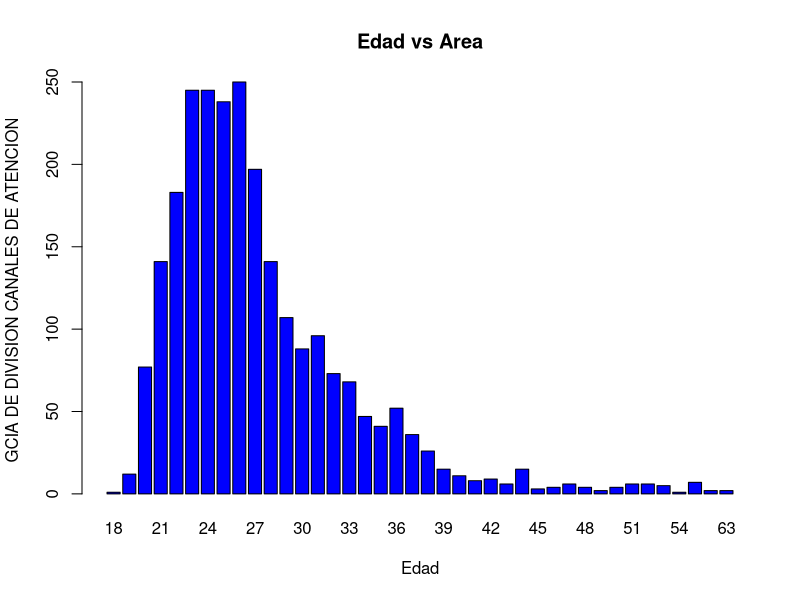
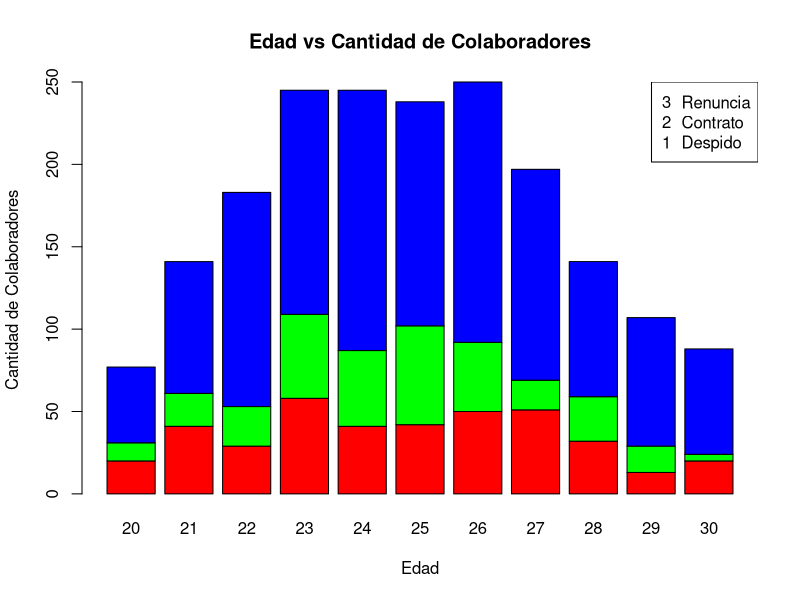
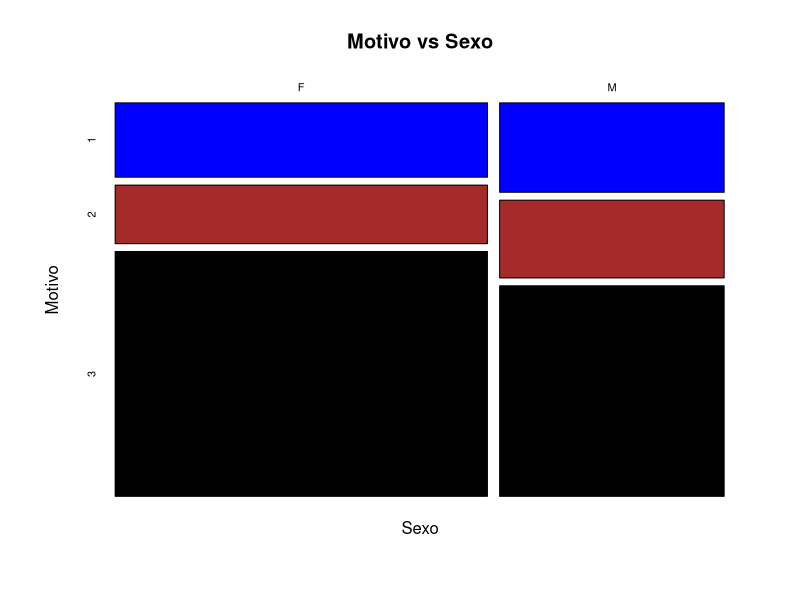
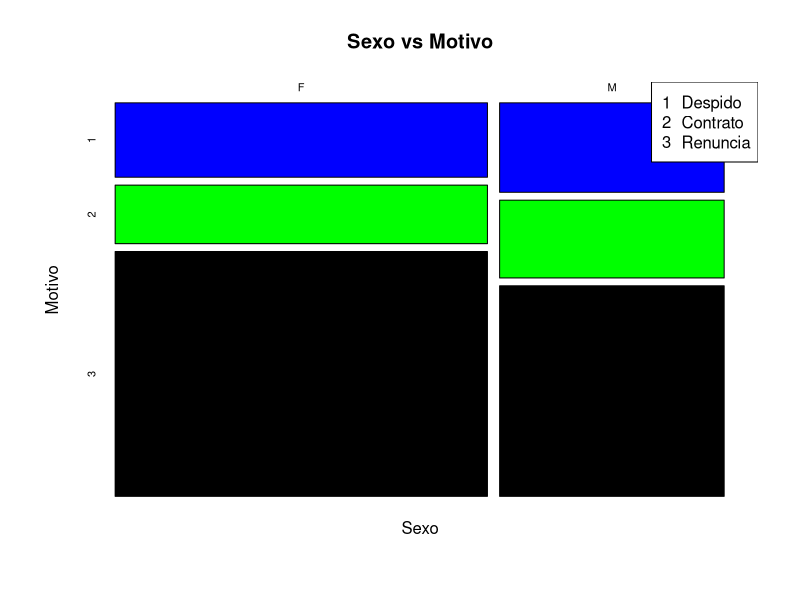
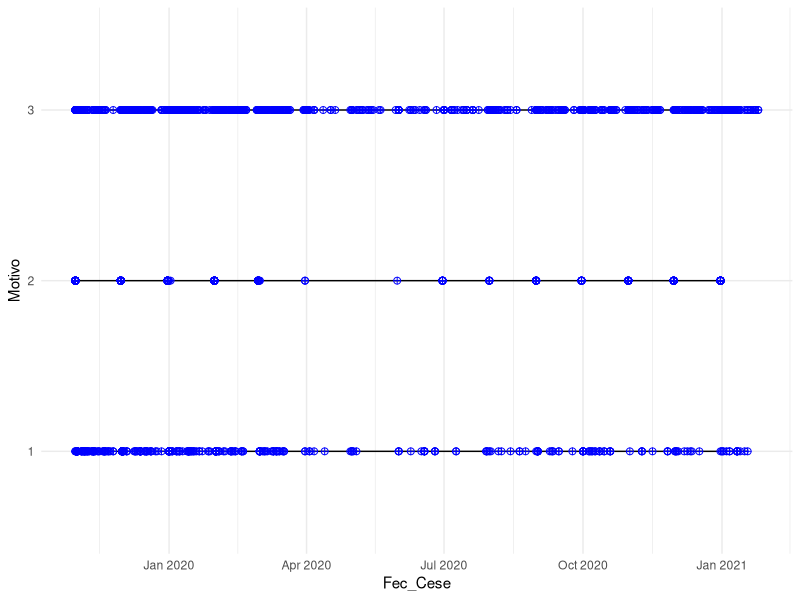
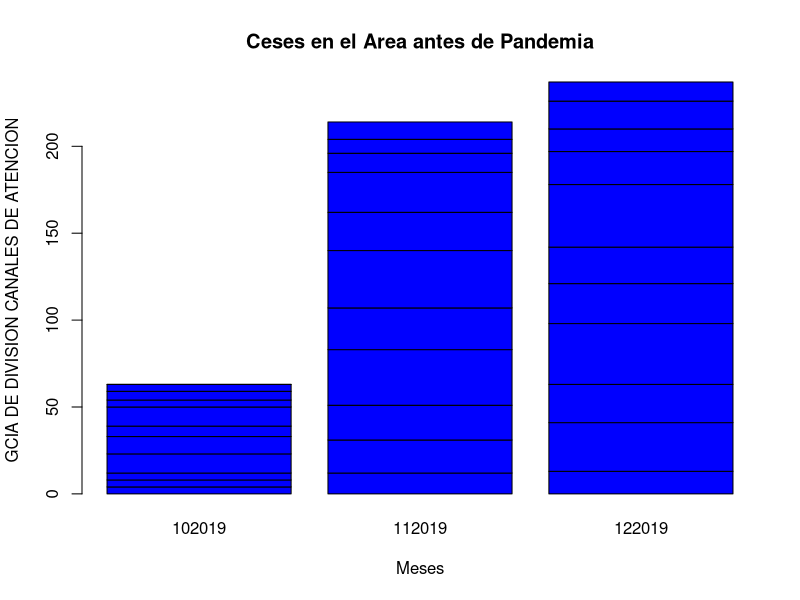
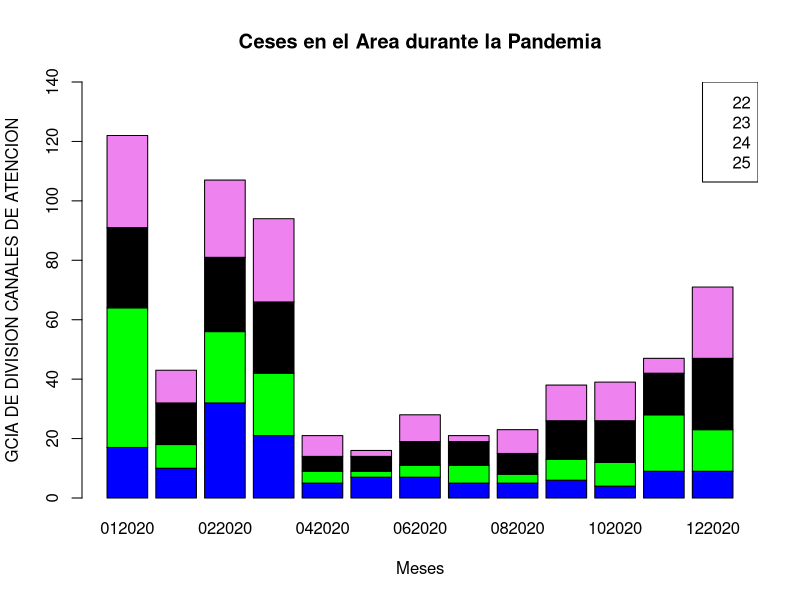

The R source for these figures, in order:
## ---- chunk 1

library(readr)
library(dplyr)
library(readxl)

## ---- chunk 2

C1_1 <- read_excel("Ceses1.xlsx", sheet = "Hoja1")
C1_2 <- read_excel("Ceses1.xlsx", sheet = "Hoja2")
C1_3 <- read_excel("Ceses1.xlsx", sheet = "Hoja3")
C1_N <- rbind(C1_1, C1_2)
C1 <- rbind(C1_N, C1_3)

## ---- chunk 3

C2_1 <- read_excel("Ceses2.xlsx", sheet = "Hoja1")
C2_2 <- read_excel("Ceses2.xlsx", sheet = "Hoja2")
C2 <- rbind(C2_1, C2_2)

## ---- chunk 4

C3 <- read_excel("Ceses3.xlsx", sheet = "Hoja1")

## ---- chunk 5

C4_1 <- read_excel("Ceses4.xlsx", sheet = "Hoja1")
C4_2 <- read_excel("Ceses4.xlsx", sheet = "Hoja2")
C4_3 <- read_excel("Ceses4.xlsx", sheet = "Hoja3")
C4_4 <- read_excel("Ceses4.xlsx", sheet = "Hoja4")
C4_N <- rbind(C4_1, C4_2)
C4_M <- rbind(C4_3, C4_4)
C4 <- rbind(C4_N, C4_M)

## ---- chunk 6

C5_1 <- read_excel("Ceses5.xlsx", sheet = "Hoja1")
C5_2 <- read_excel("Ceses5.xlsx", sheet = "Hoja2")
C5 <- rbind(C5_1, C5_2)

## ---- chunk 7

C6 <- read_excel("Ceses6.xlsx", sheet = "Hoja1")

## ---- chunk 8

CS <- rbind(C1, C2)
CB <- rbind(C3, C4)
CK <- rbind(C5, C6)
CL <- rbind(CS, CB)
C <- rbind(CL, CK)
C <- C %>% rename(Area="Área")

## ---- chunk 9

sum(is.na(C1)) # Cuenta NA en todo C1
sum(!is.na(C1)) # Cuenta los datos completos que hay en todo C1
sum(complete.cases(C1)) # El numero de observaciones (filas) sin NA
sum(!complete.cases(C1)) # El numero de observaciones (filas) con NA

## ---- chunk 10

sum(is.na(C2)) # Cuenta NA en todo C2
sum(!is.na(C2)) # Cuenta los datos completos que hay en todo C2
sum(complete.cases(C2)) # El numero de observaciones (filas) sin NA
sum(!complete.cases(C2)) # El numero de observaciones (filas) con NA

## ---- chunk 11

sum(is.na(C3)) # Cuenta NA en todo C3
sum(!is.na(C3)) # Cuenta los datos completos que hay en todo C3
sum(complete.cases(C3)) # El numero de observaciones (filas) sin NA
sum(!complete.cases(C3)) # El numero de observaciones (filas) con NA

## ---- chunk 12

sum(is.na(C4)) # Cuenta NA en todo C4
sum(!is.na(C4)) # Cuenta los datos completos que hay en todo C4
sum(complete.cases(C4)) # El numero de observaciones (filas) sin NA
sum(!complete.cases(C4)) # El numero de observaciones (filas) con NA

## ---- chunk 13

sum(is.na(C5)) # Cuenta NA en todo C5
sum(!is.na(C5)) # Cuenta los datos completos que hay en todo C5
sum(complete.cases(C5)) # El numero de observaciones (filas) sin NA
sum(!complete.cases(C5)) # El numero de observaciones (filas) con NA

## ---- chunk 14

sum(is.na(C6)) # Cuenta NA en todo C6
sum(!is.na(C6)) # Cuenta los datos completos que hay en todo C6
sum(complete.cases(C6)) # El numero de observaciones (filas) sin NA
sum(!complete.cases(C6)) # El numero de observaciones (filas) con NA

## ---- chunk 15

sum(is.na(C)) # Cuenta NA en todo C
sum(!is.na(C)) # Cuenta los datos completos que hay en todo C
sum(complete.cases(C)) # El numero de observaciones (filas) sin NA
sum(!complete.cases(C)) # El numero de observaciones (filas) con NA

## ---- chunk 16

#Area vs Edad → ¿En qué Área se presentó mayor cantidad de despidos y en qué rango de Edad se detectó la mayor cantidad de despidos?

#La mayor cantidad de despidos se encontró en el Área de Gerencia de División en Canales de Atención con una mayoría entre los 21 a los 31.

#C_Area → es un nuevo dataframe dedicado a solo el Área de Gerencia de División en Canales de Atención.

C_Area <- filter(C, Area == "GCIA DE DIVISION CANALES DE ATENCION")

Area_Edad=table(C_Area$Area,C_Area$Edad)
Area_Edad

barplot(Area_Edad,col=c("blue"),main="Edad vs Area",xlab="Edad",ylab="GCIA DE DIVISION CANALES DE ATENCION")

## ---- chunk 17

#Motivo_medida vs Edad → De acuerdo con el filtro anterior tomando en cuenta el rango de Edad que tuvo más cantidad de ceses, ¿Cuál fue la razón principal del despido?

#1 <- Despido
#1 <- Fue despedido
#1 <- Se le despidió

#2 <- No se le renovó el contrato
#2 <- Vencimiento del contrato

#3 <- Presentó su cart de renuncia
#3 <- Presentó su carta de renuncia
#3 <- Renunció
#3 <- Renunció.

#Permite conocer todas las formas que han respondido para la variable Motivo_Medida

unique(C_Area$Motivo_Medida)

C_Motivo <- C_Area%>% mutate(
  Motivo = ifelse(Motivo_Medida %in% c("Despido", "Fue despedido", "Se le despidió"), 1, ifelse(Motivo_Medida %in% c("No se le renovó el contrato", "Vencimiento del contrato"), 2, ifelse(Motivo_Medida %in% c("Presentó su cart de renuncia", "Presentó su carta de renuncia", "Renunció", "Renunció."), 3, Motivo_Medida)))) -> Motivo

#Con este comando se visualiza que la variable se ha corregido 


C_Mot_Edad <- filter(C_Motivo, Edad %in% c(20, 21, 22, 23, 24, 25, 26, 27, 28, 29, 30))

Motivo_Edad=table(C_Mot_Edad$Motivo,C_Mot_Edad$Edad)
Motivo_Edad
barplot(Motivo_Edad,col=c("Red", "green", "blue"),main="Edad vs Cantidad de Colaboradores",xlab="Edad",ylab="Cantidad de Colaboradores")
legend("topright", legend = c("Renuncia", "Contrato", "Despido"), pch =  c("3", "2", "1"))

## ---- chunk 18

#F <- Femenino
#F <- Mujer
#F <- Mujer....

#M <- Hombre..
#M <- Masculino
#M <- Varón

C_Sexo <- C_Mot_Edad %>% mutate(
  S = ifelse(Sexo %in% c("Femenino", "Mujer", "Mujer…."), "F", ifelse(Sexo %in% c("Hombre..", "Masculino", "Varón"), "M", Sexo))) -> S

C_Sexo <- filter(C_Sexo, Edad %in% c(20, 21, 22, 23, 24, 25, 26, 27, 28))

Sexo_Motivo=table(C_Sexo$S,C_Sexo$Motivo)
Sexo_Motivo
mosaicplot(Sexo_Motivo,col=c("Blue","Brown","Black"),main = "Motivo vs Sexo",xlab="Sexo",ylab = "Motivo")

Sexo_Motivo

plot(Sexo_Motivo,col=c("blue", "green", "black", "violet"),main="Sexo vs Motivo",xlab="Sexo",ylab="Motivo")
legend("topright", legend = c("Despido", "Contrato", "Renuncia"), pch =  c("1", "2", "3"))

## ---- chunk 19

library(ggplot2)

library("dplyr")

C_Fecha <- format(C1$Fec_Cese,"%m%Y") 
C_Fecha

class(C_Fecha)

C_Sexo <- C_Mot_Edad %>% mutate(
  C_Fecha = format(C_Mot_Edad$Fec_Cese,"%m%Y")) -> C_Fecha


C_Fecha = as.numeric(C_Sexo$C_Fecha)

C_Sexo %>%
  select(Fec_Cese, Sexo) %>%
  filter(Fec_Cese > 122019 & Fec_Cese < 042020)

C_Sexo %>% 
  select(Motivo, Fec_Cese, Sexo) %>%
  filter(between(Fec_Cese, as.Date("2019-11-01"), as.Date("2020-03-31")))

ggplot(C_Sexo, title = "Motivos de colaboradores durante la Pandemia", aes(x=Fec_Cese, y=Motivo)) + geom_line(colour="black") + geom_point( size = 2, shape=10, fill="white", colour = "blue") + theme_minimal()


## ---- chunk 20

C_Prepandemia <- filter(C_Sexo, C_Fecha %in% c("102019", "112019", "122019"))

C_Pandemia <- filter(C_Sexo, Edad %in% c(22, 23, 24, 25), C_Fecha %in% c("012020", "022020", "032020", "042020", "052020", "062020", "072020", "082020", "092020", "102020", "112020", "122020", "012021"))

C_Fe_Ed_Pre <- C_Prepandemia %>% arrange(C_Fecha)
Edad_Fecha_Pre=table(C_Fe_Ed_Pre$Edad,C_Fe_Ed_Pre$C_Fecha)
Edad_Fecha_Pre

barplot(Edad_Fecha_Pre,col=c("blue"),main="Ceses en el Area antes de Pandemia",xlab="Meses",ylab="GCIA DE DIVISION CANALES DE ATENCION")

C_Fe_Ed_Pandemia <- C_Pandemia %>% arrange(C_Fecha)
Edad_Fecha_Pan=table(C_Fe_Ed_Pandemia$Edad,C_Fe_Ed_Pandemia$C_Fecha)
Edad_Fecha_Pan

barplot(Edad_Fecha_Pan,col=c("blue", "green", "black", "violet"),main="Ceses en el Area durante la Pandemia",xlab="Meses", ylim = c(0,140), ylab="GCIA DE DIVISION CANALES DE ATENCION")
legend("topright", legend = c("22", "23", "24", "25"), col = c("b", "g", "b", "v"))

